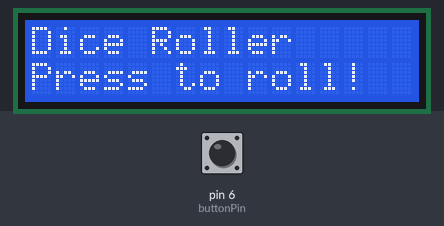
A sketch run on a simulated Arduino Uno, built with avr-gcc and run on an emulated ATmega328P. Parts: 16×2 character LCD. The test bench sets the inputs (shaded band); at power-on: pin 6 (buttonPin) HIGH. Random numbers use the default seed unless the sketch sets one.

Above: at 0.1 s.
3.3 s: pin 6 (buttonPin) pulled LOW for 0.15 s
At 5.2 s:
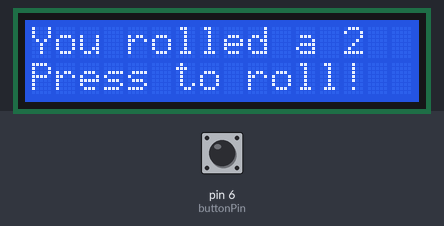
5.9 s: pin 6 (buttonPin) pulled LOW for 1 s
At 6.2 s:
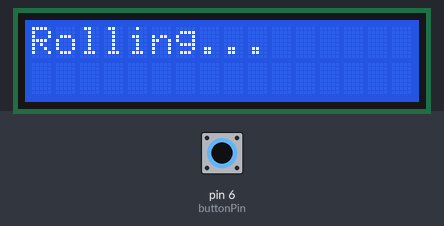
9.3 s: pin 6 (buttonPin) pulled LOW for 0.15 s
At 11.0 s:
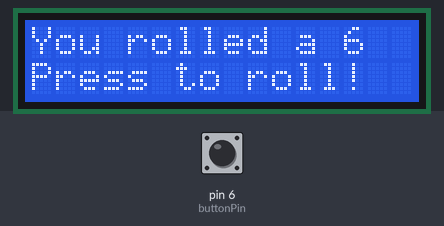
11.9 s: pin 6 (buttonPin) pulled LOW for 1 s
At 14.8 s:
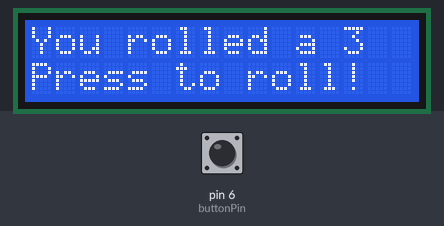
Timing chart, 0 to 16.3 s (numbered marks = the images above; inputs shaded):
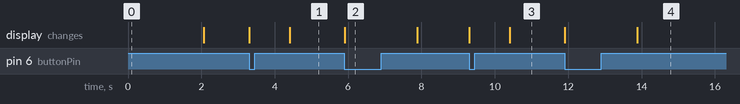

Measured:
- after the input at 3.3 s, the display: first changes at once (image 1 shows a later state)
- after the input at 5.9 s, the display: changes at once (image 2)
- after the input at 9.3 s, the display: first changes at once (image 3 shows a later state)
- after the input at 11.9 s, the display: first changes at once (image 4 shows a later state)

The sketch:

digital_dice_roller.ino
```cpp
#include <LiquidCrystal.h>

// lcd pin configuration
const int rs = 12;
const int en = 11;
const int d4 = 5;
const int d5 = 4;
const int d6 = 3;
const int d7 = 2;
LiquidCrystal lcd(rs, en, d4, d5, d6, d7);

// button pin
const int buttonPin = 6;

// timing variables
unsigned long lastButtonTime = 0;
unsigned long rollingStartTime = 0;
boolean isRolling = false;
const int rollingDuration = 1000;  // 1 second
const int debounceDelay = 50;      // debounce

// dice result
int diceResult = 0;

void setup() {
  // initialize lcd
  lcd.begin(16, 2);

  // setup pins
  pinMode(buttonPin, INPUT_PULLUP);

  // startup msg
  lcd.print("Dice Roller");
  lcd.setCursor(0, 1);
  lcd.print("Press to roll!");
  delay(2000);
  lcd.clear();
}

void loop() {

  int buttonState = digitalRead(buttonPin);
  unsigned long currentTime = millis();


  if (buttonState == LOW && (currentTime - lastButtonTime) > debounceDelay) {
    lastButtonTime = currentTime;

    // start rolling
    isRolling = true;
    rollingStartTime = currentTime;

    // rolling message
    lcd.clear();
    lcd.print("Rolling...");
  }

  // rolling animation
  if (isRolling) {
    // check if rolling time is done
    if (currentTime - rollingStartTime > rollingDuration) {
      isRolling = false;

      // (1-6)
      diceResult = random(1, 7);


      lcd.clear();
      lcd.print("You rolled a ");
      lcd.print(diceResult);
      lcd.setCursor(0, 1);
      lcd.print("Press to roll!");
    }
  }
}
```
